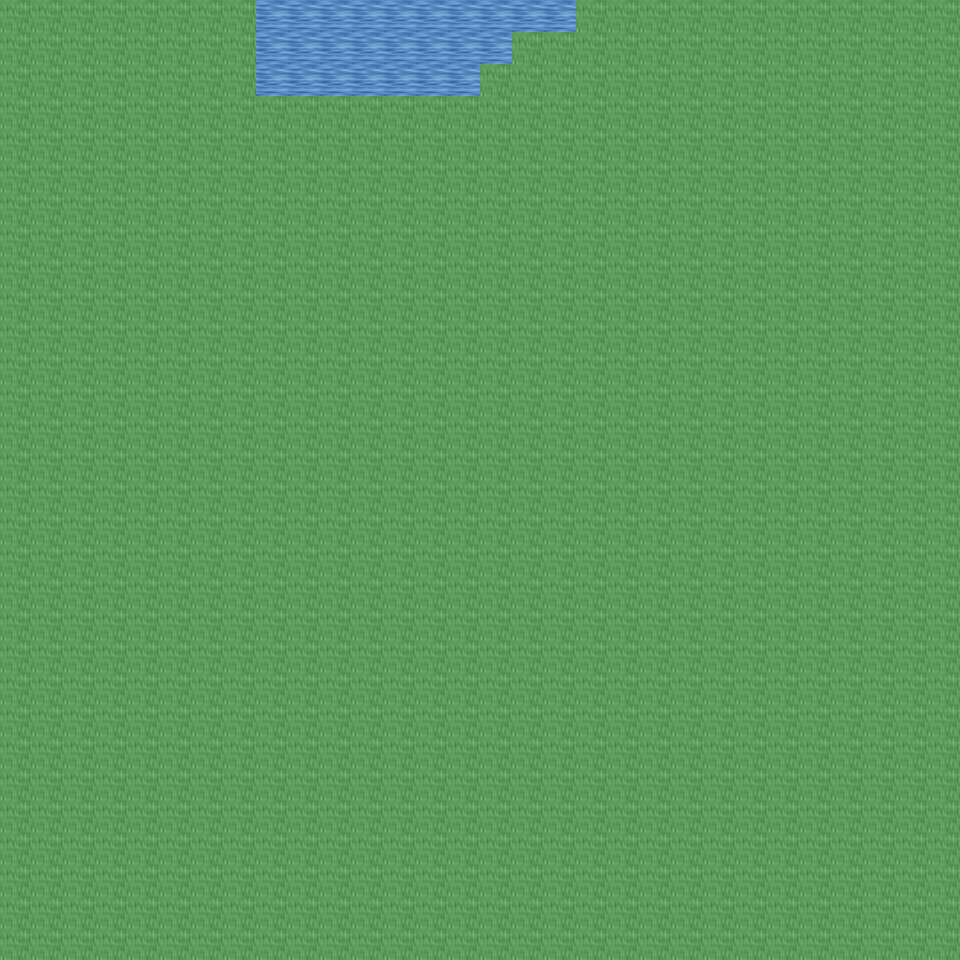

This is a level from a 2D game, rendered from its Tiled map with the project's own tilesets. A one-line summary and the map file follow, with tile-layer data summarised:
An orthogonal 30x30 tile map with 32x32 px tiles, 6 tile layers (Ground, Object, Object2, Above, ...), 7 tilesets and 1 object (mapExit).

<map version="1.0" orientation="orthogonal" renderorder="right-down" width="30" height="30" tilewidth="32" tileheight="32" nextobjectid="2">
  <tileset firstgid="1" name="tileset_ground_ground" tilewidth="32" tileheight="32" tilecount="33" columns="3">
    <image source="../drawable/tileset_ground_ground.png" width="96" height="352" />
  </tileset>
  <tileset firstgid="34" name="tileset_ground_grass_edges" tilewidth="32" tileheight="32" tilecount="36" columns="12">
    <image source="../drawable/tileset_ground_grass_edges.png" width="384" height="96" />
  </tileset>
  <tileset firstgid="70" name="tileset_ground_water_pool" tilewidth="32" tileheight="32" tilecount="72" columns="3">
    <image source="../drawable/tileset_ground_water_pool.png" width="96" height="768" />
  </tileset>
  <tileset firstgid="142" name="tileset_ground_grass_corners" tilewidth="32" tileheight="32" tilecount="24" columns="6">
    <image source="../drawable/tileset_ground_grass_corners.png" width="192" height="128" />
  </tileset>
  <tileset firstgid="166" name="tileset_plant_flower_daisy_white" tilewidth="32" tileheight="32" tilecount="8" columns="2">
    <image source="../drawable/tileset_plant_flower_daisy_white.png" width="64" height="128" />
  </tileset>
  <tileset firstgid="174" name="tileset_logic_collision" tilewidth="32" tileheight="32" tilecount="1" columns="1">
    <image source="../drawable/tileset_logic_collision.png" width="32" height="32" />
  </tileset>
  <tileset firstgid="175" name="tileset_ground_water_pool_deep" tilewidth="32" tileheight="32" tilecount="72" columns="3">
    <image source="../drawable/tileset_ground_water_pool_deep.png" width="96" height="768" />
  </tileset>
  <layer name="Ground" width="30" height="30">
    <data>[900 cells, 900 non-empty, 3 distinct tile ids]</data>
  </layer>
  <layer name="Object" width="30" height="30">
    <data>[900 cells, 15 non-empty, 3 distinct tile ids]</data>
  </layer>
  <layer name="Object2" width="30" height="30">
    <data>[900 cells, 0 non-empty, 0 distinct tile ids]</data>
  </layer>
  <layer name="Above" width="30" height="30">
    <data>[900 cells, 0 non-empty, 0 distinct tile ids]</data>
  </layer>
  <layer name="Above2" width="30" height="30">
    <data>[900 cells, 0 non-empty, 0 distinct tile ids]</data>
  </layer>
  <layer name="Walkable" width="30" height="30">
    <data>[900 cells, 875 non-empty, 1 distinct tile ids]</data>
  </layer>
  <objectgroup name="MapEvents">
    <object id="1" name="north" type="mapExit" x="256" y="0" width="320" height="32">
      <properties>
        <property name="map" value="level_0_x208_y93" />
        <property name="x" value="8" />
        <property name="y" value="28" />
      </properties>
    </object>
  </objectgroup>
</map>
